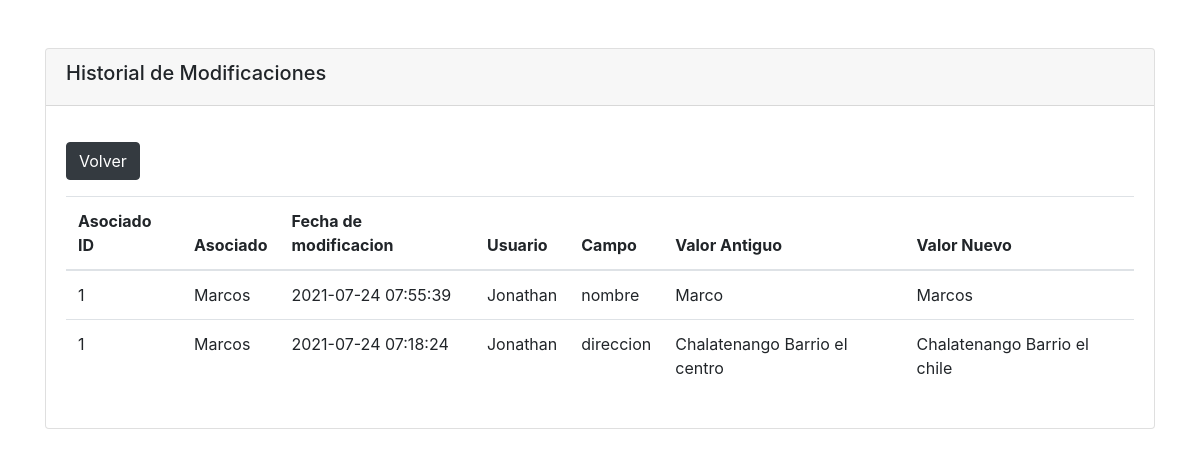
Page /index.php?controller=Asociados&action=historial&id=1 (signed in) on the committed database.
### tables this page shows
CREATE TABLE historial(
    id              int(255) auto_increment NOT NULL,
    fecha           TIMESTAMP DEFAULT CURRENT_TIMESTAMP,
    usuario_id      int(255) NOT NULL,
    asociado_id     int(255) NOT NULL,
    campo           varchar(20) NOT NULL,
    antiguo         varchar(60) NOT NULL,
    nuevo           varchar(60) NOT NULL,
    CONSTRAINT pk_historial PRIMARY KEY(id),
    CONSTRAINT pk_historial_usuario FOREIGN KEY(usuario_id) REFERENCES usuarios(id),
    CONSTRAINT pk_historial_asociado FOREIGN KEY(asociado_id) REFERENCES asociados(id)
);

CREATE TABLE asociados(
    id              int(255) auto_increment NOT NULL,
    nombre          varchar(60) NOT NULL,
    apellido        varchar(60) NOT NULL,
    direccion       text NOT NULL,
    edad            int NOT NULL,
    dui             varchar(25) NOT NULL,
    nit             varchar(25) NOT NULL,
    profesion_id    int(255) NOT NULL,
    agencia_id      int(255) NOT NULL,
    deleted_at      boolean DEFAULT false,
    created_at      TIMESTAMP DEFAULT CURRENT_TIMESTAMP,
    CONSTRAINT pk_asociados PRIMARY KEY(id),
    CONSTRAINT pk_asociados_agencia FOREIGN KEY(agencia_id) REFERENCES agencias(id),
    CONSTRAINT pk_asociados_profesion FOREIGN KEY(profesion_id) REFERENCES profesiones(id)
);

CREATE TABLE usuarios(
    id          int(255) auto_increment NOT NULL,
    nombre      varchar(60) NOT NULL,
    apellido    varchar(60) NOT NULL,
    email       varchar(60) NOT NULL,
    password    varchar(255) NOT NULL,
    CONSTRAINT pk_usuarios PRIMARY KEY(id),
    CONSTRAINT uq_email UNIQUE(email)
);

### models/HistorialModel.php (called while the page is built, shortened)
<?php
class HistorialModel
{
    private $db;
    private $asociado_id;
    function __construct(){
        $db = Conexion::conectar();
        if($db != NULL ){
            $this->db = $db;
        }
    }
    function getHistorial(){
        $sql = "CALL getHistorial(?)";
        $pdo = $this->db->prepare( $sql );
        $pdo->bindValue(1, $this->asociado_id, PDO::PARAM_INT);
        $pdo->execute();
        return $pdo->fetchAll(PDO::FETCH_OBJ);
    }
    function setAsociado($asociado_id) { $this->asociado_id = $asociado_id; }
}

### views/asociados/historial.php (the view)
<div class="container">
    <div class="card mt-5">
        <div class="card-header">
            <h5>Historial de Modificaciones</h5>
        </div>
        <div class="card-body">
            <a href="index.php?controller=Asociados&action=index" class="mb-3 mt-3 btn btn-dark">
                Volver
            </a>
            <table class="table">
                <thead>
                    <th>Asociado ID</th>
                    <th>Asociado</th>
                    <th>Fecha de modificacion</th>
                    <th>Usuario</th>
                    <th>Campo</th>
                    <th>Valor Antiguo</th>
                    <th>Valor Nuevo</th>
                </thead>
                <tbody>
                    <?php foreach( $historials as $historial): ?>
                        <tr>
                            <td> <?= $historial->asociado_id ?> </td>
                            <td> <?= $historial->asociado ?> </td>
                            <td> <?= $historial->fecha ?> </td>
                            <td> <?= $historial->usuario ?> </td>
                            <td> <?= $historial->campo ?> </td>
                            <td> <?= $historial->antiguo ?> </td>
                            <td> <?= $historial->nuevo ?> </td>
                        </tr>
                    <?php endforeach; ?>
                </tbody>
            </table>
        </div>
    </div>
</div>

### rows in the picture
historial: asociado "1", asociado.nombre "Marcos", fecha "2021-07-24 07:55:39", usuario.nombre "Jonathan", campo "nombre", antiguo "Marco", nuevo "Marcos"
historial: asociado "1", asociado.nombre "Marcos", fecha "2021-07-24 07:18:24", usuario.nombre "Jonathan", campo "direccion", antiguo "Chalatenango Barrio el centro", nuevo "Chalatenango Barrio el chile"
